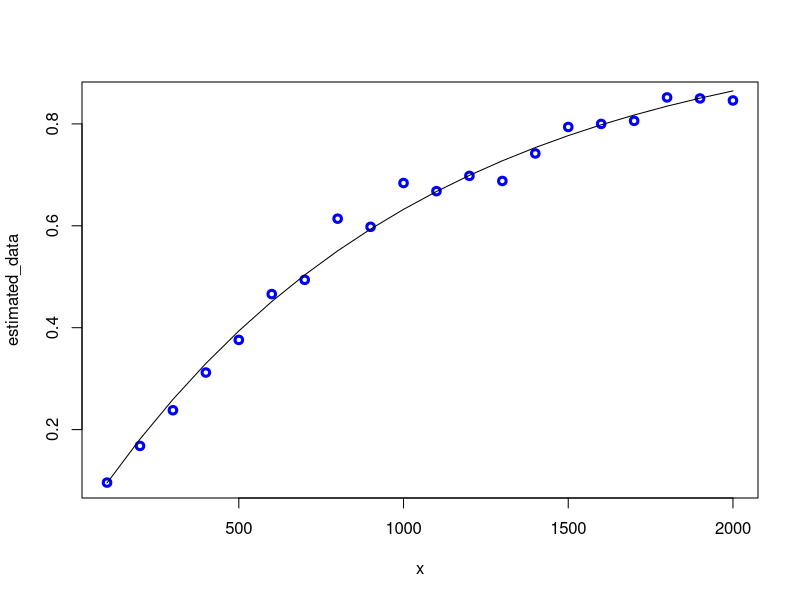

Generate this figure with R: (Note: a time limit stopped this script after it produced the figure.)
## ---- chunk 1
TIN <- 20

set.seed(TIN)
## ---- chunk 2
TLN <- paste("0", TIN, sep = "")
## ---- chunk 3
P = matrix(c(
  0.9, 0.1, 0.0, 0.0,
  0.8, 0.1, 0.1, 0.0,
  0.9, 0.0, 0.0, 0.1,
  0.8, 0.1, 0.1, 0), nrow=4, byrow=T)

calculate_by_eigenvector <- function (probs) {
  left_eigenvector <- eigen(t(probs))$vectors[,1]
  return (sapply(left_eigenvector / sum(left_eigenvector), Re))
}

calculate_by_matrix_multiplication <- function (probs) {
  return ((probs %*% probs %*% probs %*% probs)[1, ])
}

cat("Transition probabilities (eigenvectors): ", calculate_by_eigenvector(P), "\n")
cat("Transition probabilities (matrices): ", calculate_by_matrix_multiplication(P))

## ---- chunk 4
estimate_probability <- Vectorize(function (m, n) {
  sample_data <- apply(
    replicate(m, sample(0:9, n, replace = T)), 2,
    function(x) grepl(TLN, paste(x, collapse = "")))
  return (length(sample_data[sample_data == TRUE]) / length(sample_data))
})

theoretical_probability <- function (n) 1 - ((1 - 0.001) ^ n)
# 0.001 is the limiting probability of the state 4
## ---- chunk 5
x <- seq(100, 2000, by = 100)
estimated_data = estimate_probability(500, x)
theoretical_data = theoretical_probability(x)
## ---- chunk 6
plot(
  x,
  estimated_data, col ="blue", lwd = 3)
lines(
  x,
  theoretical_data)
## ---- chunk 7
x <- seq(500, 1000, by = 100)
n <- 1000
m <- 100
estimated_data = apply(replicate(m, estimate_probability(x, n) - theoretical_probability(n)), 1, function (x) quantile(x, .95))
plot(
  x,
  estimated_data, col ="blue", lwd = 3, type="l")
abline(h = 0.03, col = "darkgreen")
## ---- chunk 8
N <- 1000
n <- 1000
m <- 100
hist(
  replicate(m, abs(estimate_probability(N, n) - theoretical_probability(n))),
  main = "Absolute error histogram",
  xlab = "Absolute error")
## ---- chunk 9
calculate_length <- Vectorize(function() {
  values <- vector()
  length <- 0
  while (paste(values, collapse = "") != TLN) {
    values <- tail(append(values, sample(0:9, 1)), nchar(TLN))
    length <- length + 1
  }
  return (length)
})

data <- replicate(100, calculate_length())
mean(data)
## ---- chunk 10
var(data) / 5
## ---- chunk 11
theta <- TIN / 10
m <- 1000
x <- seq(100, 500, by=100)

estimate_method_1 <- function(data, alpha) {
  n <- length(data)
  lower = (2 * n * mean(data)) / (qchisq(df = 2 * n, p = 1 - alpha / 2))
  upper = (2 * n * mean(data)) / (qchisq(df = 2 * n, p = alpha / 2))
  return (c(lower, upper))
}

estimate_method_2 <- function(data, alpha) {
  n <- length(data)
  lower = mean(data) - (theta * qnorm(1 - alpha / 2)) / sqrt(n)
  upper = mean(data) + (theta * qnorm(1 - alpha / 2)) / sqrt(n)
  return (c(lower, upper))
}

estimate_method_3 <- function(data, alpha) {
  n <- length(data)
  lower = (mean(data) * sqrt(n)) / (qnorm(1 - alpha / 2) + sqrt(n))
  upper = (mean(data) * sqrt(n)) / (qnorm(alpha / 2) + sqrt(n))
  return (c(lower, upper))
}

estimate_method_4 <- function(data, alpha) {
  n <- length(data)
  lower = mean(data) - qt(1 - alpha / 2, n - 1) * sd(data) / sqrt(n)
  upper = mean(data) + qt(1 - alpha / 2, n - 1) * sd(data) / sqrt(n)
  return (c(lower, upper))
}

calculate_percentage <- function(n, alpha, method, generation_method) {
  func <- function (data) method(data, alpha)
  gen_method <- if (generation_method == "rexp") rexp else rpois
  mn <- if (generation_method == "rexp") 1 / theta else theta
  sample_data <- apply(matrix(gen_method(n * m, mn), nrow = m), 1, func)
  return (length(sample_data[,sample_data[1,] < theta & theta < sample_data[2,]]) / length(sample_data))
}

plot_method <- function(n, alpha, method, generation_method) {
  func <- Vectorize(function (n) calculate_percentage(n, alpha, method, generation_method))
  plot(
    x,
    func(x),
    type = "l",
    main = paste("Alpha is", alpha)
  )
}

plot_all <- function (method, generation_method) {
  plot_method(x, .1, method, generation_method)
  plot_method(x, .05, method, generation_method)
  plot_method(x, .01, method, generation_method)
}
## ---- chunk 12
plot_all(estimate_method_1, "rexp")
## ---- chunk 13
plot_all(estimate_method_2, "rexp")
## ---- chunk 14
plot_all(estimate_method_3, "rexp")
## ---- chunk 15
plot_all(estimate_method_4, "rexp")
## ---- chunk 16
plot_all(estimate_method_2, "rpois")
## ---- chunk 17
plot_all(estimate_method_3, "rpois")
## ---- chunk 18
plot_all(estimate_method_4, "rpois")
